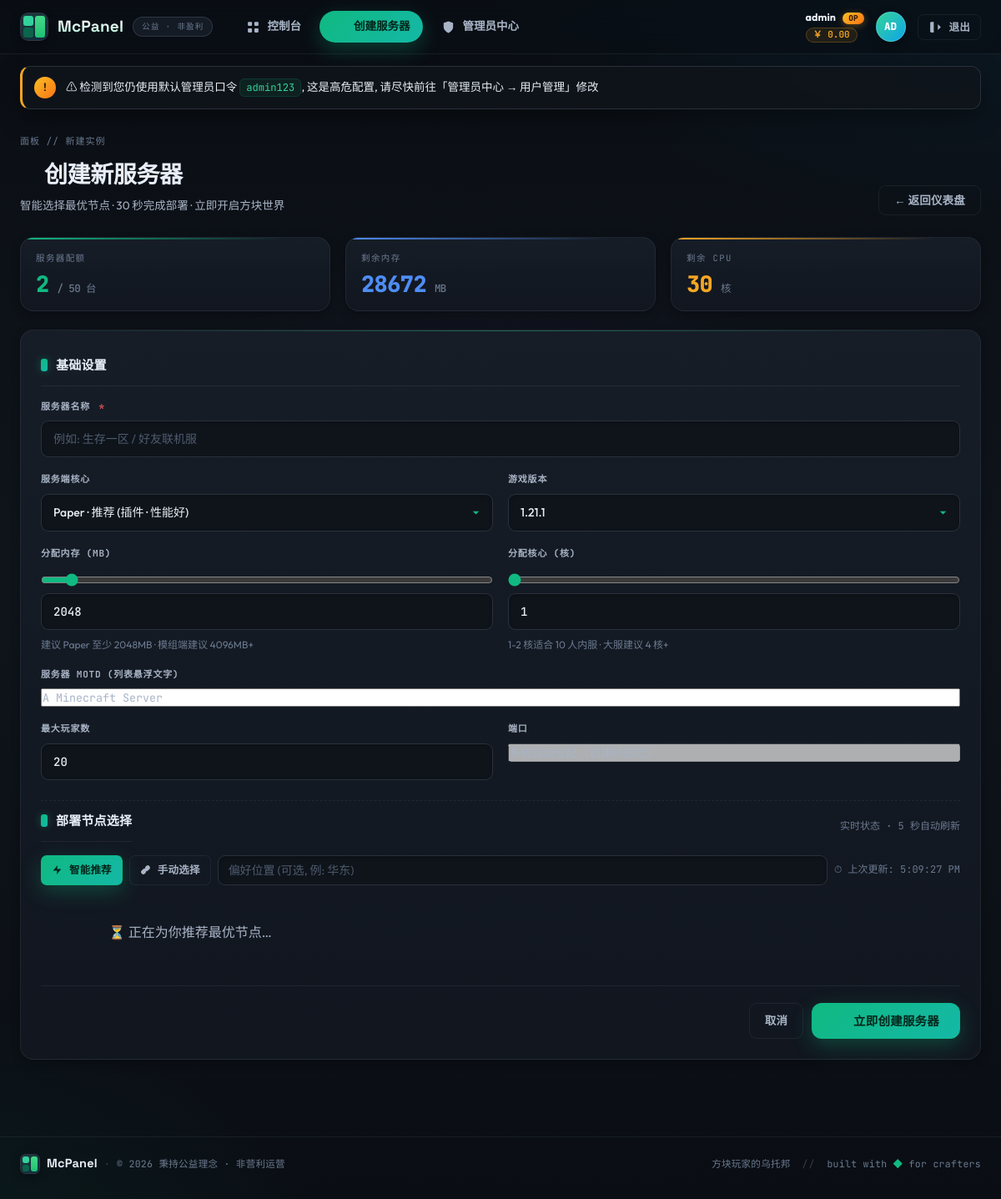
The app's page /servers/new (signed in) with its own data.
### models.py (models this page shows, shortened)
class User(UserMixin, db.Model):
    __tablename__ = 'users'
    id = db.Column(db.Integer, primary_key=True)
    username = db.Column(db.String(80), unique=True, nullable=False, index=True)
    email = db.Column(db.String(120), unique=True, nullable=False)
    password_hash = db.Column(db.String(256), nullable=False)
    is_admin = db.Column(db.Boolean, default=False)
    max_servers = db.Column(db.Integer, default=2)        # 最大服务器数量
    total_memory = db.Column(db.Integer, default=4096)    # 总内存配额 MB
    total_cores = db.Column(db.Integer, default=2)        # 总核心配额
    balance = db.Column(db.Float, default=0.0)            # 余额
    created_at = db.Column(db.DateTime, default=datetime.utcnow)
    servers = db.relationship('ServerInstance', backref='owner', lazy=True, cascade='all, delete-orphan')

### app.py (the view, shortened to what this page needs)
@app.route('/servers/new', methods=['GET', 'POST'])
@login_required
def server_new():
    user_servers = ServerInstance.query.filter_by(user_id=current_user.id).all()
    used_mem = sum(s.memory for s in user_servers)
    used_cores = sum(s.cores for s in user_servers)
    remain_mem = current_user.total_memory - used_mem
    remain_cores = current_user.total_cores - used_cores
    all_nodes = DistributedNode.query.filter_by(status='online').all()
    return render_template('server_new.html',
                           remain_mem=remain_mem,
                           remain_cores=remain_cores,
                           max_servers=current_user.max_servers,
                           used_count=len(user_servers),
                           nodes=all_nodes)

### app.py (called while the page is built, shortened)
def _generate_csrf_token() -> str:
    if '_csrf_token' not in session:
        session['_csrf_token'] = _secrets.token_urlsafe(32)
    return session['_csrf_token']

@app.before_request
def _csrf_protect():
    method = request.method.upper()
    if method in ('GET', 'HEAD', 'OPTIONS'):
        return

@app.context_processor
def _inject_csrf_token():
    return {'csrf_token': _generate_csrf_token}

@login_manager.user_loader
def load_user(uid: str):
    try:
        return db.session.get(User, int(uid))
    except Exception:
        return None

@app.context_processor
def inject_globals():
    return {
        'now_year': datetime.utcnow().year,
        'panel_name': 'McPanel 我的世界开服面板',
        'simpfun_like': True,
    }

### templates/server_new.html (shortened to what this page needs)
{% extends '_base.html' %}
{% block content %}
<div class="dash-header">
  <div>
    <div class="crumb">面板 // 新建实例</div>
    <h1 class="dash-title"><i data-i="plus"></i> 创建新服务器</h1>
    <p class="dash-sub">智能选择最优节点 · 30 秒完成部署 · 立即开启方块世界</p>
  </div>
  <a class="btn btn-ghost" href="{{ url_for('dashboard') }}">← 返回仪表盘</a>
</div>
<div class="quota-grid" style="grid-template-columns: repeat(3,1fr)">
  <div class="quota-card mini q-jade">
    <div class="quota-label">服务器配额</div>
    <div class="quota-value"><span class="accent">{{ used_count }}</span><span class="quota-sub"> / {{ max_servers }} 台</span></div>
  </div>
  <div class="quota-card mini q-lapis">
    <div class="quota-label">剩余内存</div>
    <div class="quota-value"><span class="accent">{{ remain_mem }}</span><span class="quota-sub"> MB</span></div>
  </div>
  <div class="quota-card mini q-amber">
    <div class="quota-label">剩余 CPU</div>
    <div class="quota-value"><span class="accent">{{ remain_cores }}</span><span class="quota-sub"> 核</span></div>
  </div>
</div>
<form id="new-server-form" method="post" class="card-panel form-panel">
  <h3 class="form-title">基础设置</h3>
  <div class="form-grid">
    <label class="form-item span-2">
      <span>服务器名称 <span class="req">*</span></span>
      <input name="name" type="text" required maxlength="60" placeholder="例如: 生存一区 / 好友联机服" />
    </label>
    <label class="form-item">
      <span>服务端核心</span>
      <select name="server_type">
        <option value="paper">Paper · 推荐 (插件 · 性能好)</option>
      </select>
    </label>
    <label class="form-item">
      <span>游戏版本</span>
      <select name="version">
        <option>1.21.1</option>
      </select>
    </label>
    <label class="form-item">
      <span>分配内存 (MB)</span>
      <input id="mem-slider" type="range" min="512" max="{{ remain_mem }}" step="256"
             value="{{ min(2048, remain_mem) }}" oninput="document.getElementById('mem-val').value=this.value" />
      <input id="mem-val" name="memory" type="number" min="512" max="{{ remain_mem }}" step="256"
             value="{{ min(2048, remain_mem) }}" oninput="document.getElementById('mem-slider').value=this.value" />
      <small>建议 Paper 至少 2048MB · 模组端建议 4096MB+</small>
    </label>
    <label class="form-item">
      <span>分配核心 (核)</span>
      <input id="core-slider" type="range" min="1" max="{{ remain_cores }}" step="1"
             value="{{ min(1, remain_cores) }}" oninput="document.getElementById('core-val').value=this.value" />
      <input id="core-val" name="cores" type="number" min="1" max="{{ remain_cores }}" step="1"
             value="{{ min(1, remain_cores) }}" oninput="document.getElementById('core-slider').value=this.value" />
      <small>1-2 核适合 10 人内服 · 大服建议 4 核+</small>
    </label>
    <label class="form-item span-2">
      <span>服务器 MOTD (列表悬浮文字)</span>
      <input name="motd" maxlength="200" placeholder="A Minecraft Server" value="A Minecraft Server" />
    </label>
    <label class="form-item">
      <span>最大玩家数</span>
      <input name="max_players" type="number" min="1" max="200" value="20" />
    </label>
    <label class="form-item">
      <span>端口</span>
      <input value="系统自动分配 (创建时选定)" disabled />
    </label>
  </div>
  <div class="section-divider" style="margin:24px 0 16px">
    <h3 class="form-title" style="margin:0">部署节点选择</h3>
    <span class="muted" style="font-size:12px">实时状态 · 5 秒自动刷新</span>
  </div>
  <div class="node-choice-bar" style="display:flex;gap:8px;margin-bottom:14px;flex-wrap:wrap">
    <button type="button" class="btn btn-primary btn-sm" id="btn-auto" onclick="selectMode('auto')">
      <i data-i="zap" style="width:13px;height:13px"></i> 智能推荐
    </button>
    <button type="button" class="btn btn-ghost btn-sm" id="btn-manual" onclick="selectMode('manual')">
      <i data-i="link" style="width:13px;height:13px"></i> 手动选择
    </button>
    <input type="text" id="prefer-loc-input" placeholder="偏好位置 (可选, 例: 华东)"
           style="flex:1;min-width:160px;padding:8px 12px;border:1px solid var(--line-s);border-radius:9px;background:var(--bg-1);color:var(--text)"
           oninput="document.getElementById('hd-prefer-loc').value=this.value;refreshRecommend()" />
    <span class="muted" id="last-update" style="font-size:12px;align-self:center">加载中…</span>
  </div>
  <div id="recommend-panel" style="display:block">
    <div id="recommend-cards" class="node-card-grid">
      <div class="node-card-loading">⏳ 正在为你推荐最优节点…</div>
    </div>
  </div>
  <div class="form-actions" style="margin-top:20px">
    <a class="btn btn-ghost" href="{{ url_for('dashboard') }}">取消</a>
    <button class="btn btn-primary btn-lg" type="submit" id="submit-btn">
      <i data-i="plus"></i>
      立即创建服务器
    </button>
  </div>
</form>
{% endblock %}

### templates/_base.html (shortened to what this page needs)
<!DOCTYPE html>
<html lang="zh-CN">
<head>
  <link rel="stylesheet" href="{{ url_for('static', filename='css/app.css') }}" />
</head>
<body class="{% block body_class %}{% endblock %}">
  <div class="bg-layer bg-noise" aria-hidden="true"></div>
  <div class="bg-layer bg-grad" aria-hidden="true"></div>
  {% if current_user.is_authenticated %}
  <header class="topbar">
    <div class="topbar-inner">
      <a class="brand" href="{{ url_for('dashboard') }}">
        <span class="brand-mark" aria-hidden="true">
          <span class="bm bm-1"></span><span class="bm bm-2"></span><span class="bm bm-3"></span>
        </span>
        <span class="brand-text">McPanel</span>
        <span class="brand-tag">公益 · 非盈利</span>
      </a>
      <nav class="nav-links" role="navigation">
        <a href="{{ url_for('dashboard') }}" class="{% if request.endpoint == 'dashboard' %}active{% endif %}">
          <i data-i="grid"></i>
          <span>控制台</span>
        </a>
        <a href="{{ url_for('server_new') }}" class="{% if request.endpoint == 'server_new' %}active{% endif %}">
          <i data-i="plus"></i>
          <span>创建服务器</span>
        </a>
        {% if current_user.is_admin %}
        <div class="nav-item-group">
          <a href="{{ url_for('admin_center') }}" class="{% if request.endpoint and request.endpoint.startswith('admin') %}active{% endif %}">
            <i data-i="shield"></i>
            <span>管理员中心</span>
          </a>
        </div>
        {% endif %}
      </nav>
      <div class="user-area">
        <div class="user-info">
          <div class="user-name">
            {{ current_user.username }}
            {% if current_user.is_admin %}<span class="badge-admin">OP</span>{% endif %}
          </div>
          <div class="user-balance">￥ {{ '%.2f' % current_user.balance }}</div>
        </div>
        <div class="user-avatar" title="{{ current_user.username }}">
          {{ current_user.username[:2].upper() }}
        </div>
        <a class="btn btn-ghost btn-sm" href="{{ url_for('auth_logout') }}">
          <i data-i="logout"></i>退出
        </a>
      </div>
    </div>
  </header>
  {% endif %}
  <div class="flash-wrap">
    {% if session.get('_must_change_admin_password') and current_user.is_admin %}
    <div class="flash flash-warning" style="position:sticky;top:0;z-index:50">
      <span class="flash-icon">!</span>
      <span class="flash-text">⚠ 检测到您仍使用默认管理员口令 <code>admin123</code>, 这是高危配置, 请尽快前往「管理员中心 → 用户管理」修改</span>
    </div>
    {% endif %}
  </div>
  <main class="main-wrap">
    {% block content %}{% endblock %}
  </main>
  <footer class="site-footer">
    <div class="fcol">
      <span class="f-brand">
        <span class="brand-mark sm" aria-hidden="true">
          <span class="bm bm-1"></span><span class="bm bm-2"></span><span class="bm bm-3"></span>
        </span>
        McPanel
      </span>
      <span class="f-dot">·</span>
      <span>© {{ now_year }} 秉持公益理念 · 非营利运营</span>
    </div>
    <div class="fcol right">
      <span class="f-meta">方块玩家的乌托邦</span>
      <span class="f-sep">//</span>
      <span class="f-heart">built with <span>◆</span> for crafters</span>
    </div>
  </footer>
</body>
</html>

### records on screen
User: username "admin", balance "0.00", username "AD"

### other values on screen
{{ used_count }} "2"
{{ max_servers }} "50"
{{ remain_mem }} "28672"
{{ remain_cores }} "30"
